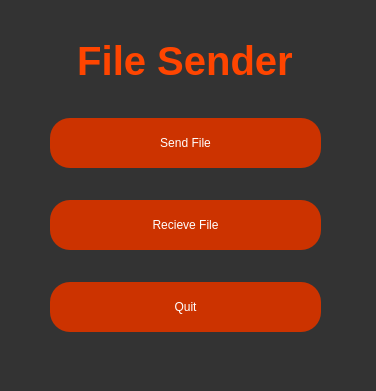
<?xml version="1.0" encoding="UTF-8"?>
<ui version="4.0">
 <class>MainWindow</class>
 <widget class="QMainWindow" name="MainWindow">
  <property name="geometry">
   <rect>
    <x>0</x>
    <y>0</y>
    <width>376</width>
    <height>391</height>
   </rect>
  </property>
  <property name="windowTitle">
   <string>File Sender</string>
  </property>
  <property name="styleSheet">
   <string notr="true">QMainWindow {
    background-color: #333; /* Set the main window background color to dark gray */
}
</string>
  </property>
  <widget class="QWidget" name="centralwidget">
   <widget class="QWidget" name="verticalLayoutWidget">
    <property name="geometry">
     <rect>
      <x>50</x>
      <y>10</y>
      <width>271</width>
      <height>351</height>
     </rect>
    </property>
    <layout class="QVBoxLayout" name="verticalLayout">
     <item alignment="Qt::AlignHCenter">
      <widget class="QLabel" name="label">
       <property name="maximumSize">
        <size>
         <width>225</width>
         <height>50</height>
        </size>
       </property>
       <property name="styleSheet">
        <string notr="true">QLabel {
    font-family: Arial, sans-serif;
    font-size: 40px; /* Larger font size */
    font-weight: bold; /* Make the text bold */
    color: #FF4500; /* Red text color (example: DarkOrange) */
    background: transparent; /* No background */
    text-align: center; /* Center the text horizontally */
}
</string>
       </property>
       <property name="text">
        <string>File Sender</string>
       </property>
       <property name="alignment">
        <set>Qt::AlignCenter</set>
       </property>
      </widget>
     </item>
     <item>
      <widget class="QPushButton" name="send_file_button">
       <property name="maximumSize">
        <size>
         <width>400</width>
         <height>50</height>
        </size>
       </property>
       <property name="styleSheet">
        <string notr="true">QMainWindow QPushButton {
    background-color: #CC3300; /* Darker red background color */
    color: #FFF; /* White text color */
    border: none; /* Remove the button border */
    border-radius: 20px; /* Make the button round by increasing border-radius */
    padding: 10px; /* Adjust padding for button content */
}

QMainWindow QPushButton:hover {
    background-color: #FF4500; /* Lighter red background color on hover */
}

QMainWindow QPushButton:pressed {
    background-color: #AA2200; /* Even darker red background color when pressed */
}</string>
       </property>
       <property name="text">
        <string>Send File</string>
       </property>
      </widget>
     </item>
     <item>
      <widget class="QPushButton" name="recv_file_button">
       <property name="maximumSize">
        <size>
         <width>400</width>
         <height>50</height>
        </size>
       </property>
       <property name="styleSheet">
        <string notr="true">QMainWindow QPushButton {
    background-color: #CC3300; /* Darker red background color */
    color: #FFF; /* White text color */
    border: none; /* Remove the button border */
    border-radius: 20px; /* Make the button round by increasing border-radius */
    padding: 10px; /* Adjust padding for button content */
}

QMainWindow QPushButton:hover {
    background-color: #FF4500; /* Lighter red background color on hover */
}

QMainWindow QPushButton:pressed {
    background-color: #AA2200; /* Even darker red background color when pressed */
}</string>
       </property>
       <property name="text">
        <string>Recieve File</string>
       </property>
      </widget>
     </item>
     <item>
      <widget class="QPushButton" name="quit_button">
       <property name="maximumSize">
        <size>
         <width>400</width>
         <height>50</height>
        </size>
       </property>
       <property name="styleSheet">
        <string notr="true">QMainWindow QPushButton {
    background-color: #CC3300; /* Darker red background color */
    color: #FFF; /* White text color */
    border: none; /* Remove the button border */
    border-radius: 20px; /* Make the button round by increasing border-radius */
    padding: 10px; /* Adjust padding for button content */
}

QMainWindow QPushButton:hover {
    background-color: #FF4500; /* Lighter red background color on hover */
}

QMainWindow QPushButton:pressed {
    background-color: #AA2200; /* Even darker red background color when pressed */
}</string>
       </property>
       <property name="text">
        <string>Quit</string>
       </property>
      </widget>
     </item>
    </layout>
   </widget>
  </widget>
 </widget>
 <resources/>
 <connections/>
</ui>
